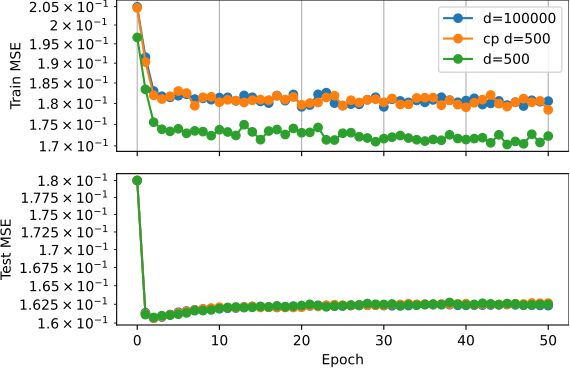

Source code (Python):
import numpy as np
import matplotlib.pyplot as plt
import torch
import torch.nn as nn
from torch.utils.data import TensorDataset, DataLoader, WeightedRandomSampler, RandomSampler

from common import TwoLayerNet, fix_random_seed, make_canvas
from compressor import Compressor
from data_gen import generate_train_data

device = torch.device("cuda")

def make_loader(data, num_samples:int, weights=None, batch_size=64):
    X = torch.from_numpy(data[:, :2]).float().to(device)      # shape (N, 2) -> (x, y)
    y = torch.from_numpy(data[:, [2]]).float().to(device)     # shape (N, 1) -> f(x, y)
    ds = TensorDataset(X, y)
    if weights is None:
        sampler = RandomSampler(
            data_source=ds,
            replacement=True,
            num_samples=num_samples
        )
    else:
        weights_t = torch.tensor(weights, dtype=torch.float, device=device)
        sampler = WeightedRandomSampler(
            weights=weights_t,
            num_samples=num_samples,
            replacement=True
        )
    return DataLoader(
        ds,
        batch_size=batch_size,
        sampler=sampler
    )

def make_test_loader(data, batch_size=64):
    X = torch.from_numpy(data[:, :2]).float().to(device)      # shape (N, 2) -> (x, y)
    y = torch.from_numpy(data[:, [2]]).float().to(device)     # shape (N, 1) -> f(x, y)
    ds = TensorDataset(X, y)
    return DataLoader(ds, batch_size=batch_size)

def compute_loss(net, loader, loss_fn):
    net.eval()
    total_loss = 0.0
    with torch.no_grad():
        for inputs, labels in loader:
            inputs, labels = inputs.to(device), labels.to(device)
            outputs = net(inputs)
            loss = loss_fn(outputs, labels)
            total_loss += loss.item() * inputs.size(0)
    return total_loss / len(loader.sampler)

def bptrain(train_loader, test_loader, hidden_dim, epochs, lr):
    net = TwoLayerNet(2,hidden_dim).to(device)
    loss_fn = nn.MSELoss()
    opt = torch.optim.Adam(net.parameters(), lr=lr)

    train_losses = [compute_loss(net, train_loader, loss_fn)]
    test_losses = [compute_loss(net, test_loader, loss_fn)]

    # Training loop
    for epoch in range(1, epochs+1):
        net.train()
        total_loss = 0
        for inputs, labels in train_loader:
            inputs, labels = inputs.to(device), labels.to(device)
            opt.zero_grad()
            outputs = net(inputs)
            loss = loss_fn(outputs, labels)
            loss.backward()
            opt.step()
            total_loss += loss.item() * inputs.size(0)
        train_loss = total_loss / len(train_loader.sampler)
        train_losses.append(train_loss)
        test_loss = compute_loss(net, test_loader, loss_fn)
        test_losses.append(test_loss)
        print(f"Epoch {epoch}/{epochs}. Train loss: {train_loss:.3e}, test loss: {test_loss:.3e}")

    return train_losses, test_losses

if __name__ == "__main__":
    d = 100_000
    dstop = 500
    k = 3
    test_size = 10_000
    hidden_dim = 100
    lr = 2e-5
    epochs = 1000
    batch_size = 256
    seed = 42

    train_data = generate_train_data(d, noise=0.0, seed=seed, return_tensor=False, device=device)
    cp = Compressor(train_data)
    c_, train_cp = cp.compress(3, dstop=dstop, print_progress=True)
    print(f"Compression completed. d={d} -> d'={dstop}")
    train_naive = train_data[:dstop, :]
    test_data = generate_train_data(d, noise=0.0, seed=seed*10, return_tensor=False, device=device)

    train_loader = make_loader(train_data, d, batch_size=batch_size)
    train_loader_cp = make_loader(train_cp, d, weights=c_, batch_size=batch_size)
    train_loader_naive = make_loader(train_naive, d, batch_size=batch_size)
    test_loader = make_test_loader(test_data, batch_size=batch_size)

    # plots
    epochs_range = list(range(epochs+1))
    fig, axs = plt.subplots(2, 1, figsize=(6, 4), sharex=True)

    # train on the full data
    fix_random_seed(seed)
    train_losses, test_losses = bptrain(train_loader, test_loader, hidden_dim, epochs, lr)
    axs[0].plot(epochs_range, train_losses, marker='o', label=f"d={d}")
    axs[1].plot(epochs_range, test_losses, marker='o', label=f"d={d}")

    # train on compressed data
    fix_random_seed(seed)
    train_losses, test_losses = bptrain(train_loader_cp, test_loader, hidden_dim, epochs, lr)
    axs[0].plot(epochs_range, train_losses, marker='o', label=f"cp d={dstop}")
    axs[1].plot(epochs_range, test_losses, marker='o', label=f"cp d={dstop}")

    # train on naive subset
    fix_random_seed(seed)
    train_losses, test_losses = bptrain(train_loader_naive, test_loader, hidden_dim, epochs, lr)
    axs[0].plot(epochs_range, train_losses, marker='o', label=f"d={dstop}")
    axs[1].plot(epochs_range, test_losses, marker='o', label=f"d={dstop}")

    # final adjustments to the plot
    axs[0].set_yscale('log')
    axs[0].set_ylabel('Train MSE')
    axs[0].grid(True)
    axs[0].legend()
    axs[1].set_yscale('log')
    axs[1].set_xlabel('Epoch')
    axs[1].set_ylabel('Test MSE')
    # axs[1].grid(True)
    # axs[1].legend()
    plt.tight_layout()
    plt.savefig(f"compress_trainds.pdf", format='pdf', bbox_inches='tight', pad_inches=0)
    # plt.show()
